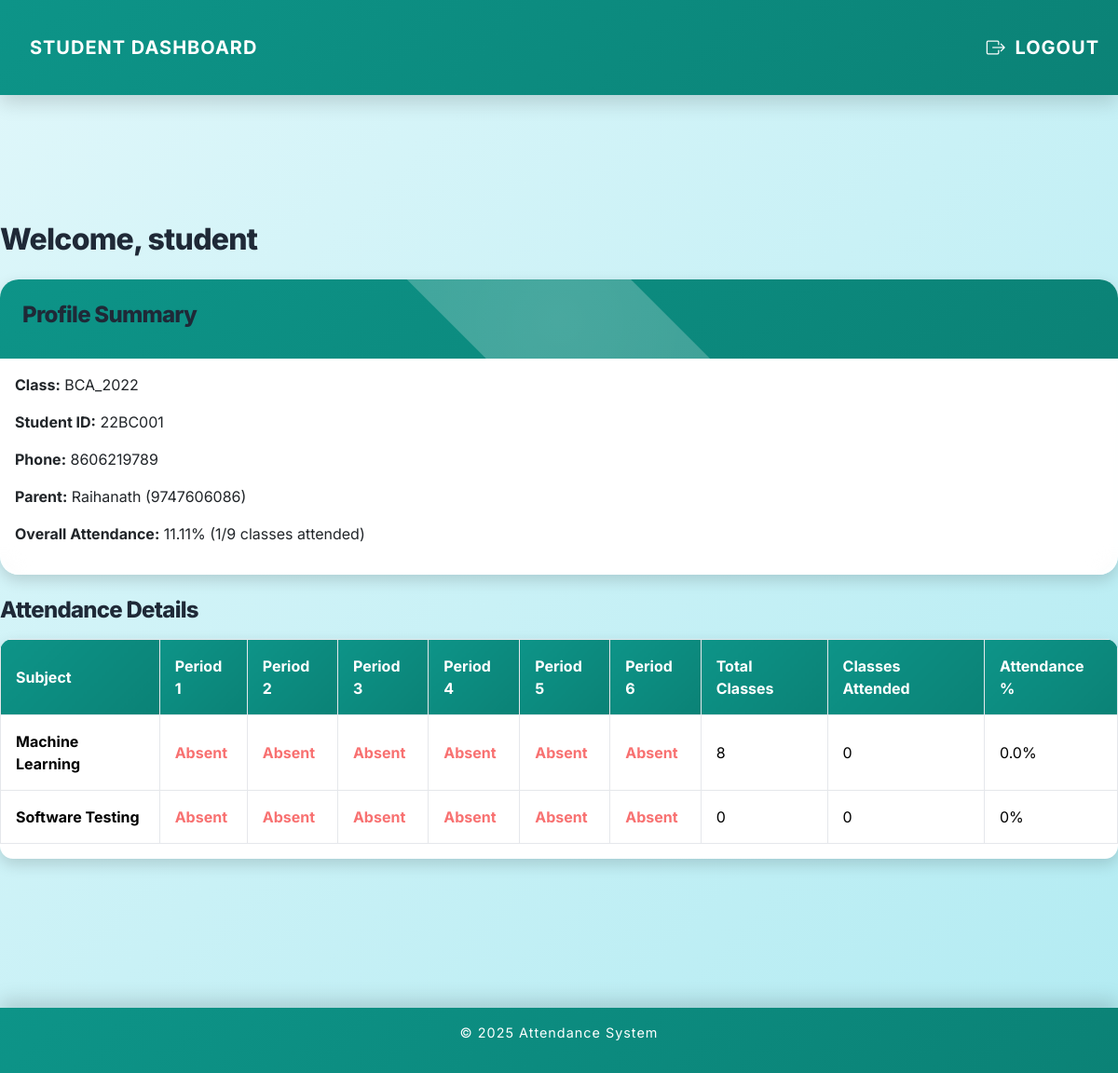
Screenshot of /student_dashboard/ (signed in) with the database file from the repository.
### accounts/models.py (models this page shows, shortened)
class Student(models.Model):
    user = models.OneToOneField(User, on_delete=models.PROTECT, null=True)
    student_id = models.CharField(max_length=20, unique=True)
    phone_number = models.CharField(
        max_length=10,
        validators=[RegexValidator(r'^\d{10}$', 'Phone number must be 10 digits.')]
    )
    parent_name = models.CharField(max_length=50)
    parent_phone_number = models.CharField(
        max_length=10,
        validators=[RegexValidator(r'^\d{10}$', 'Phone number must be 10 digits.')]
    )
    class_batch = models.ForeignKey('training.Class', on_delete=models.PROTECT)

class Department(models.Model):
    name = models.CharField(max_length=50, unique=True)

class Subject(models.Model):
    name = models.CharField(max_length=50)

### training/models.py (models this page shows)
class Class(models.Model):
    department = models.ForeignKey('accounts.Department', on_delete=models.PROTECT)
    batch = models.CharField(
        max_length=4,
        validators=[RegexValidator(r'^\d{4}$', 'Batch must be a 4-digit year (e.g., 2023).')]
    )
    subjects = models.ManyToManyField('accounts.Subject')
    class Meta:
        unique_together = ['department', 'batch']
    def __str__(self):
        return f"{self.department.name}_{self.batch}"

### attendance/views.py (the view)
# urls.py: path('student_dashboard/', views.student_dashboard, name="student_dashboard"),
@login_required
@student_required
def student_dashboard(request):
    student = request.user.student
    class_batch = student.class_batch
    subjects = class_batch.subjects.all()
    attendance_reports = AttendanceReport.objects.filter(
        student=student
    ).select_related('student')
    total_classes = attendance_reports.count()
    present_classes = attendance_reports.filter(present_or_not=True).count()
    attendance_percentage = (present_classes / total_classes * 100) if total_classes > 0 else 0
    subject_stats = []
    for subject in subjects:
        subject_reports = AttendanceReport.objects.filter(
            student=student,
            attendance__in=Attendance.objects.filter(
                class_batch=class_batch,
                subject=subject
            )
        )
        total = subject_reports.count()
        present = subject_reports.filter(present_or_not=True).count()
        percentage = (present / total * 100) if total > 0 else 0
        subject_stats.append({
            'subject': subject,
            'total': total,
            'present': present,
            'percentage': round(percentage, 2)
        })
    distinct_periods = []
    period_values = Attendance.objects.filter(
        class_batch=class_batch,
        attendance_report__student=student
    ).values('period').distinct()
    for period in period_values:
        temp_attendance = Attendance(period=period['period'])
        distinct_periods.append({
            'value': period['period'],
            'display': temp_attendance.get_period_display()
        })
    attendance_data = []
    for subject in subjects:
        subject_data = {
            'subject': subject,
            'periods': [],
            'total': 0,
            'present': 0,
            'percentage': 0
        }
        for period in distinct_periods:
            period_value = period['value']
            attendance_record = Attendance.objects.filter(
                class_batch=class_batch,
                subject=subject,
                period=period_value,
                attendance_report__student=student
            ).first()
            is_present = False
            if attendance_record:
                report = attendance_record.attendance_report.filter(student=student).first()
                is_present = report.present_or_not if report else False
            subject_data['periods'].append({
                'period': period_value,
                'present': is_present
            })
        for stat in subject_stats:
            if stat['subject'] == subject:
                subject_data['total'] = stat['total']
                subject_data['present'] = stat['present']
                subject_data['percentage'] = stat['percentage']
                break
        attendance_data.append(subject_data)
    context = {
        'student': student,
        'class_batch': class_batch,
        'subjects': subjects,
        'attendance_percentage': round(attendance_percentage, 2),
        'total_classes': total_classes,
        'present_classes': present_classes,
        'subject_stats': subject_stats,
        'distinct_periods': distinct_periods,
        'attendance_data': attendance_data,
    }
    return render(request, 'student_dashboard.html', context)

### accounts/views.py (called while the page is built)
def student_required(view_func):
    return user_passes_test(
        lambda user: Student.objects.filter(user=user).exists(),
        login_url='/login/',
        redirect_field_name=None
    )(view_func)

### attendance/templates/attendance/student_dashboard.html (shortened to what this page needs)
{% extends "base.html" %}
{% block content %}
{% load static %}
<!DOCTYPE html>
<html lang="en">
<head>
    <link href="https://cdn.jsdelivr.net/npm/bootstrap@5.3.3/dist/css/bootstrap.min.css" rel="stylesheet">
    <link href="https://cdn.jsdelivr.net/npm/bootstrap-icons@1.10.5/font/bootstrap-icons.css" rel="stylesheet">
    <link href="{% static 'attendance/css/student_dashboard.css' %}" rel="stylesheet">
</head>
<body>
    <nav class="navbar navbar-expand-lg">
        <div class="container-fluid">
            <a class="navbar-brand" href="#">Student Dashboard</a>
            <div class="collapse navbar-collapse" id="navbarNav">
                <ul class="navbar-nav ms-auto">
                    <li class="nav-item">
                        <a class="nav-link" href="{% url 'logout' %}"><i class="bi bi-box-arrow-right me-1"></i> Logout</a>
                    </li>
                </ul>
            </div>
        </div>
    </nav>
    <main>
        <div class="container my-4">
            <h1 class="mb-4 fade-in">Welcome, {{ student.user.username }}</h1>
            <div class="card mb-4 fade-in" style="animation-delay: 0.1s;">
                <div class="card-header">
                    <h2>Profile Summary</h2>
                </div>
                <div class="card-body">
                    <p><strong>Class:</strong> {{ class_batch }}</p>
                    <p><strong>Student ID:</strong> {{ student.student_id }}</p>
                    <p><strong>Phone:</strong> {{ student.phone_number }}</p>
                    <p><strong>Parent:</strong> {{ student.parent_name }} ({{ student.parent_phone_number }})</p>
                    <p><strong>Overall Attendance:</strong> {{ attendance_percentage }}% ({{ present_classes }}/{{ total_classes }} classes attended)</p>
                </div>
            </div>
            <h2 class="mb-3 fade-in" style="animation-delay: 0.2s;">Attendance Details</h2>
            <div class="table-responsive mb-4 fade-in" style="animation-delay: 0.3s;">
                <table class="table table-bordered">
                    <thead>
                        <tr>
                            <th>Subject</th>
                            {% for period in distinct_periods %}
                                <th>{{ period.display }}</th>
                            {% endfor %}
                            <th>Total Classes</th>
                            <th>Classes Attended</th>
                            <th>Attendance %</th>
                        </tr>
                    </thead>
                    <tbody>
                        {% for subject_data in attendance_data %}
                            <tr>
                                <td class="subject-name">{{ subject_data.subject.name }}</td>
                                {% for period in subject_data.periods %}
                                    <td class="{% if period.present %}status-present{% else %}status-absent{% endif %}">
                                        {{ period.present|yesno:"Present,Absent" }}
                                    </td>
                                {% endfor %}
                                <td>{{ subject_data.total }}</td>
                                <td>{{ subject_data.present }}</td>
                                <td>{{ subject_data.percentage }}%</td>
                            </tr>
                        {% empty %}
                            <tr>
                                <td colspan="{% if distinct_periods|length > 0 %}{{ distinct_periods|length|add:4 }}{% else %}4{% endif %}">
                                    No subjects or attendance data available
                                </td>
                            </tr>
                        {% endfor %}
                    </tbody>
                </table>
            </div>
        </div>
    </main>
    <footer class="text-white text-center py-3">
        <p>© 2025 Attendance System</p>
    </footer>
</body>
</html>
{% endblock %}

### templates/base.html (shortened to what this page needs)
<!DOCTYPE html>
<html lang="en">
<head>
</head>
<body>
    {% block content %}
    {% endblock %}
</body>
</html>

### attendance/static/attendance/css/student_dashboard.css (style rules this page uses)
:root { --primary: #0D9488; --primary-dark: #0B8276; --secondary: #E0F7FA; --accent: #22D3EE; --text: #1F2937; --background: #F3F4F6; --neutral: #FFFFFF; --shadow: rgba(0, 0, 0, 0.15); --highlight: #F0FDF4; --danger: #FECACA; --success: #D1FAE5; }
body { background: linear-gradient(135deg, var(--secondary), #B2EBF2); font-family: 'Inter', sans-serif; min-height: 100vh; display: flex; flex-direction: column; overflow-x: hidden; transition: background 0.6s ease-in-out; color: var(--text); }
main { flex: 1; padding: 3rem 0; }
.navbar { background: linear-gradient(135deg, var(--primary), var(--primary-dark)); box-shadow: 0 8px 20px var(--shadow); transition: transform 0.4s ease, box-shadow 0.4s ease; position: sticky; top: 0; z-index: 1000; padding: 1.5rem 0; }
.navbar-brand, .nav-link { color: var(--neutral) !important; font-weight: 700; font-size: 1.25rem; text-transform: uppercase; letter-spacing: 1px; position: relative; transition: color 0.4s ease, transform 0.4s ease; padding: 0.75rem 1.25rem; }
.nav-link::after { content: ''; position: absolute; width: 0; height: 4px; bottom: 0; left: 0; background: var(--accent); transition: width 0.5s ease; }
footer { background: linear-gradient(135deg, var(--primary), var(--primary-dark)); color: var(--neutral); padding: 2rem 0; margin-top: auto; box-shadow: 0 -8px 20px var(--shadow); font-size: 0.9rem; letter-spacing: 1px; }
.card { background: var(--neutral); border: none; border-radius: 20px; overflow: hidden; transition: transform 0.5s ease, box-shadow 0.5s ease, background 0.5s ease; position: relative; box-shadow: 0 6px 16px var(--shadow); backdrop-filter: blur(10px); background: rgba(255, 255, 255, 0.97); }
.card-header { background: linear-gradient(135deg, var(--primary), var(--primary-dark)); color: var(--neutral); padding: 1.5rem; font-weight: 800; font-size: 1.25rem; border-bottom: none; position: relative; overflow: hidden; }
.card-header::before { content: ''; position: absolute; top: -50%; left: -50%; width: 200%; height: 200%; background: radial-gradient(circle, rgba(255, 255, 255, 0.25), transparent); transform: rotate(45deg); transition: transform 0.6s ease; }
.container { padding: 4rem 0; max-width: 1200px; margin: 0 auto; }
h1, h2, h3 { color: var(--text); font-weight: 800; letter-spacing: -0.75px; transition: color 0.4s ease, transform 0.4s ease; }
h1 { font-size: 2rem; }
h2 { font-size: 1.5rem; }
.table-responsive { background: var(--neutral); border-radius: 14px; box-shadow: 0 6px 16px var(--shadow); overflow: hidden; transition: transform 0.4s ease; max-height: 600px; overflow-y: auto; }
.table tr:nth-child(even) { background: #F9FAFB; }
.table th, .table td { vertical-align: middle; padding: 1rem; transition: background 0.4s ease; border: 1px solid #E5E7EB; }
.table thead th { background: linear-gradient(135deg, var(--primary), var(--primary-dark)); color: var(--neutral); position: sticky; top: 0; z-index: 1; font-weight: 700; }
.status-absent { color: #F87171 !important; font-weight: 700; }
.subject-name { font-weight: 700; }
.fade-in { animation: fadeIn 1s ease-out; }
.card::before { content: ''; position: absolute; inset: 0; background: rgba(255, 255, 255, 0.15); backdrop-filter: blur(10px); border-radius: 20px; z-index: -1; transition: opacity 0.4s ease; }

### rows the page displays
Student: user.username "student", student_id "22BC001", phone_number "8606219789", parent_name "Raihanath", parent_phone_number "9747606086"
Class: department+batch "BCA_2022"
Subject: subject.name "Machine Learning", present "Absent" "Absent" "Absent" "Absent" "Absent" "Absent", total "8", present "0", percentage "0.0"
Subject: subject.name "Software Testing", present "Absent" "Absent" "Absent" "Absent" "Absent" "Absent", total "0", present "0", percentage "0"

### other values shown
{{ attendance_percentage }} "11.11"
{{ present_classes }} "1"
{{ total_classes }} "9"
{{ period.display }} "Period 1" "Period 2" "Period 3" "Period 4" "Period 5" "Period 6"
